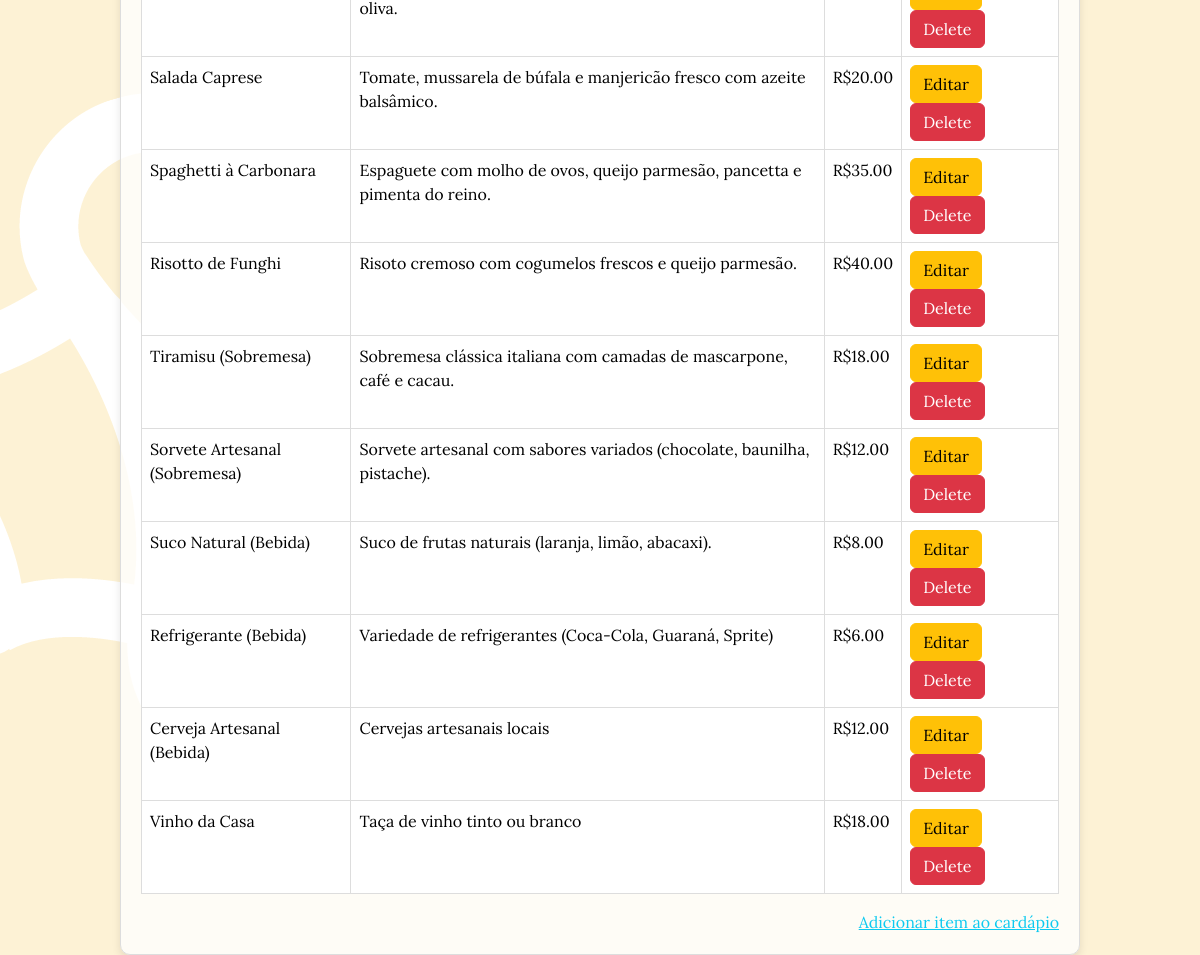
The page /gerencia/ on the database its author committed.
### menu/models.py (models this page shows, shortened)
class MenuItem(models.Model):
    name = models.CharField(max_length=100)
    description = models.TextField()
    price = models.DecimalField(max_digits=10, decimal_places=2)

### menu/views.py (the view)
# urls.py: path('gerencia/', views.menu_list, name='menu_list'),
def menu_list(request):
    menu_items = MenuItem.objects.all()
    return render(request, 'menu/menu_list.html', {'menu_items': menu_items})

### menu/templates/menu/menu_list.html (shortened to what this page needs)
{% load static %}
<!DOCTYPE html>
<html lang="pt-br">
<head>
    <link href="https://cdn.jsdelivr.net/npm/bootstrap@5.3.3/dist/css/bootstrap.min.css" rel="stylesheet">
    <link rel="stylesheet" href="{% static 'css/stylemenu_list.css' %}">
</head>
<body>
    <div class="menu-listar">
        <table class="table">
            <tbody>
                {% for item in menu_items %}
                <tr>
                    <td>{{ item.name }}</td>
                    <td>{{ item.description }}</td>
                    <td>R${{ item.price }}</td>
                    <td>
                        <a href="{% url 'menu_edit' item.id %}" class="btn btn-warning">Editar</a>
                        <a href="{% url 'menu_delete' item.id %}" class="btn btn-danger">Delete</a>
                    </td>
                </tr>
                {% endfor %}
            </tbody>
        </table>
        <a href="{% url 'menu_create' %}" class="link-info">Adicionar item ao cardápio</a>
    </div>
</body>
</html>

### static/css/stylemenu_list.css (style rules this page uses)
body { background-image: url('../imagens/FundoRestaurantesV3.png'); display: flex; justify-content: center; align-items: center; height: 100vh; margin: 0; }
.menu-listar { background-color: #fff; border: 1px solid #ddd; border-radius: 8px; width: 400px; padding: 20px; box-shadow: 0 4px 8px rgba(0, 0, 0, 0.1); margin: 20px; text-align: left; font-family: "Lora", serif; }

### rows shown on the page
MenuItem: name "Salada Caprese", description "Tomate, mussarela de búfala e manjericão fresco com azeite balsâmico.", price "20.00"
MenuItem: name "Spaghetti à Carbonara", description "Espaguete com molho de ovos, queijo parmesão, pancetta e pimenta do reino.", price "35.00"
MenuItem: name "Risotto de Funghi", description "Risoto cremoso com cogumelos frescos e queijo parmesão.", price "40.00"
MenuItem: name "Tiramisu (Sobremesa)", description "Sobremesa clássica italiana com camadas de mascarpone, café e cacau.", price "18.00"
MenuItem: name "Sorvete Artesanal (Sobremesa)", description "Sorvete artesanal com sabores variados (chocolate, baunilha, pistache).", price "12.00"
MenuItem: name "Suco Natural (Bebida)", description "Suco de frutas naturais (laranja, limão, abacaxi).", price "8.00"
MenuItem: name "Refrigerante (Bebida)", description "Variedade de refrigerantes (Coca-Cola, Guaraná, Sprite)", price "6.00"
MenuItem: name "Cerveja Artesanal (Bebida)", description "Cervejas artesanais locais", price "12.00"
MenuItem: name "Vinho da Casa", description "Taça de vinho tinto ou branco", price "18.00"
